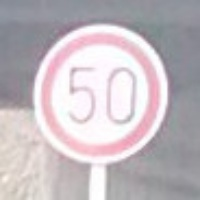
#> input picture extra-signs/1.jpg, 200 x 200 px; its folder holds only this picture in this run
$ jupyter execute --allow-errors Traffic_Sign_Classifier.ipynb   (shell and % lines are left out)
#> lines starting #> are read from the running program, lines starting #| are printed output that depends on the picture
# Self-Driving Car Engineer Nanodegree

## Deep Learning

## Project: Build a Traffic Sign Recognition Classifier

In this notebook, a template is provided for you to implement your functionality in stages, which is required to successfully complete this project. If additional code is required that cannot be included in the notebook, be sure that the Python code is successfully imported and included in your submission if necessary.

> **Note**: Once you have completed all of the code implementations, you need to finalize your work by exporting the iPython Notebook as an HTML document. Before exporting the notebook to html, all of the code cells need to have been run so that reviewers can see the final implementation and output. You can then export the notebook by using the menu above and navigating to  \n",
    "**File -> Download as -> HTML (.html)**. Include the finished document along with this notebook as your submission.

In addition to implementing code, there is a writeup to complete. The writeup should be completed in a separate file, which can be either a markdown file or a pdf document. There is a [write up template](https://github.com/udacity/CarND-Traffic-Sign-Classifier-Project/blob/master/writeup_template.md) that can be used to guide the writing process. Completing the code template and writeup template will cover all of the [rubric points](https://review.udacity.com/#!/rubrics/481/view) for this project.

The [rubric](https://review.udacity.com/#!/rubrics/481/view) contains "Stand Out Suggestions" for enhancing the project beyond the minimum requirements. The stand out suggestions are optional. If you decide to pursue the "stand out suggestions", you can include the code in this Ipython notebook and also discuss the results in the writeup file.

>**Note:** Code and Markdown cells can be executed using the **Shift + Enter** keyboard shortcut. In addition, Markdown cells can be edited by typically double-clicking the cell to enter edit mode.

---
## Step 0: Load The Data

[cell 1]
# Load pickled data
import pickle

# TODO: Fill this in based on where you saved the training and testing data

training_file = "./traffic-signs-data/train.p"
testing_file = "./traffic-signs-data/test.p"

#> (the rest of this cell did not finish here and is left out)

---

## Step 1: Dataset Summary & Exploration

The pickled data is a dictionary with 4 key/value pairs:

- `'features'` is a 4D array containing raw pixel data of the traffic sign images, (num examples, width, height, channels).
- `'labels'` is a 1D array containing the label/class id of the traffic sign. The file `signnames.csv` contains id -> name mappings for each id.
- `'sizes'` is a list containing tuples, (width, height) representing the the original width and height the image.
- `'coords'` is a list containing tuples, (x1, y1, x2, y2) representing coordinates of a bounding box around the sign in the image. **THESE COORDINATES ASSUME THE ORIGINAL IMAGE. THE PICKLED DATA CONTAINS RESIZED VERSIONS (32 by 32) OF THESE IMAGES**

Complete the basic data summary below. Use python, numpy and/or pandas methods to calculate the data summary rather than hard coding the results. For example, the [pandas shape method](http://pandas.pydata.org/pandas-docs/stable/generated/pandas.DataFrame.shape.html) might be useful for calculating some of the summary results.

### Provide a Basic Summary of the Data Set Using Python, Numpy and/or Pandas

[cell 2]
### Replace each question mark with the appropriate value.
### Use python, pandas or numpy methods rather than hard coding the results

import numpy as np
from sklearn.utils import shuffle
#> (the rest of this cell did not finish here and is left out)

### Include an exploratory visualization of the dataset

Visualize the German Traffic Signs Dataset using the pickled file(s). This is open ended, suggestions include: plotting traffic sign images, plotting the count of each sign, etc.

The [Matplotlib](http://matplotlib.org/) [examples](http://matplotlib.org/examples/index.html) and [gallery](http://matplotlib.org/gallery.html) pages are a great resource for doing visualizations in Python.

**NOTE:** It's recommended you start with something simple first. If you wish to do more, come back to it after you've completed the rest of the sections.

[cell 3]
### Data exploration visualization code goes here.
### Feel free to use as many code cells as needed.
import matplotlib.pyplot as plt
# Visualizations will be shown in the notebook.

import random
##plot traffic sign images
count_train = []
print("The dataset includes the following type of traffic signs:\n")
#> (the rest of this cell did not finish here and is left out)

----

## Step 2: Design and Test a Model Architecture

Design and implement a deep learning model that learns to recognize traffic signs. Train and test your model on the [German Traffic Sign Dataset](http://benchmark.ini.rub.de/?section=gtsrb&subsection=dataset).

There are various aspects to consider when thinking about this problem:

- Neural network architecture
- Play around preprocessing techniques (normalization, rgb to grayscale, etc)
- Number of examples per label (some have more than others).
- Generate fake data.

Here is an example of a [published baseline model on this problem](http://yann.lecun.com/exdb/publis/pdf/sermanet-ijcnn-11.pdf). It's not required to be familiar with the approach used in the paper but, it's good practice to try to read papers like these.

**NOTE:** The LeNet-5 implementation shown in the [classroom](https://classroom.udacity.com/nanodegrees/nd013/parts/fbf77062-5703-404e-b60c-95b78b2f3f9e/modules/6df7ae49-c61c-4bb2-a23e-6527e69209ec/lessons/601ae704-1035-4287-8b11-e2c2716217ad/concepts/d4aca031-508f-4e0b-b493-e7b706120f81) at the end of the CNN lesson is a solid starting point. You'll have to change the number of classes and possibly the preprocessing, but aside from that it's plug and play!

### Pre-process the Data Set (normalization, grayscale, etc.)

Use the code cell (or multiple code cells, if necessary) to implement the first step of your project.

[cell 4]
### Preprocess the data here. Preprocessing steps could include normalization, converting to grayscale, etc.
### Feel free to use as many code cells as needed.
import cv2

# grayscale and normalize brightness
def color2gray(img):
    out = cv2.cvtColor(img, cv2.COLOR_RGB2GRAY) #cv2.cvtColor(img,cv2.COLOR_RGB2YUV)
    clahe = cv2.createCLAHE(clipLimit=2.0, tileGridSize=(3,3))
    out = clahe.apply(out)
    return out

#> (the rest of this cell did not finish here and is left out)

### Split Data into Training, Validation and Testing Sets

[cell 5]
### Split the data into training/validation/testing sets here.
### Feel free to use as many code cells as needed.
from sklearn.model_selection import train_test_split
#> (the rest of this cell did not finish here and is left out)

### Model Architecture

[cell 6]
### Define your architecture here.
### Feel free to use as many code cells as needed.
import tensorflow as tf

# modified LeNet with feature number from "Traffic Sign Recognition with Multi-Scale Convolutional Networks"
# add dropout
# [76 lines left out: function LeNet, not called in this run]

### Train, Validate and Test the Model

A validation set can be used to assess how well the model is performing. A low accuracy on the training and validation
sets imply underfitting. A high accuracy on the test set but low accuracy on the validation set implies overfitting.

[cell 7]
### Train your model here.
### Calculate and report the accuracy on the training and validation set.
### Once a final model architecture is selected,
### the accuracy on the test set should be calculated and reported as well.
### Feel free to use as many code cells as needed.

# train parameters
EPOCHS = 20
BATCH_SIZE = 32
# Features and Labels #
#> (the rest of this cell did not finish here and is left out)

---

## Step 3: Test a Model on New Images

To give yourself more insight into how your model is working, download at least five pictures of German traffic signs from the web and use your model to predict the traffic sign type.

You may find `signnames.csv` useful as it contains mappings from the class id (integer) to the actual sign name.

### Load and Output the Images

[cell 8]
### Load the images and plot them here.
### Feel free to use as many code cells as needed.
import os, glob
# path for extra signs
ulpath = "extra-signs/"
# load the images
extra_img = []

for file in glob.glob(os.path.join(ulpath, "*.jpg")):
    img = cv2.imread(file, 1)
#> img is the input picture: shape (200, 200, 3); mean B, G, R 191.9, 186.5, 194.7
    img = cv2.resize(img, (32,32))
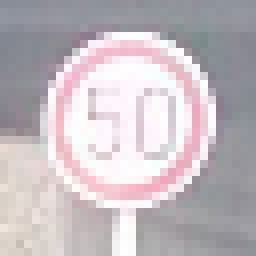
#> img: shape (32, 32, 3) (shown 8 times larger); mean B, G, R 191.8, 186.5, 194.7
    img = cv2.cvtColor(img, cv2.COLOR_BGR2RGB)
    extra_img.append(img)
    plt.imshow(img)
    plt.show()

### Predict the Sign Type for Each Image

[cell 9]
### Run the predictions here and use the model to output the prediction for each image.
### Make sure to pre-process the images with the same pre-processing pipeline used earlier.
### Feel free to use as many code cells as needed.
# label the extra signs
extra_y = np.array([16,2,35,25,33])
# preprocess the extra signs
extra_X = np.array([color2gray(i) for i in extra_img])
#> in color2gray, `out = cv2.cvtColor(img, cv2.COLOR_RGB2GRAY)`:
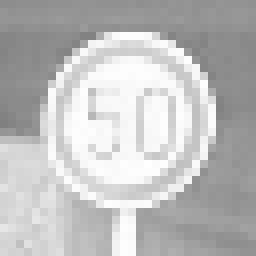
#> out: shape (32, 32) (shown 8 times larger); min 129, max 255, mean 189.5
#> in color2gray, `out = clahe.apply(out)`:
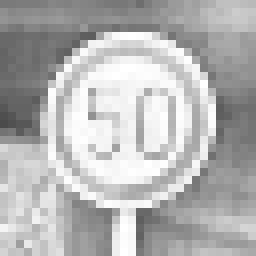
#> out: shape (32, 32) (shown 8 times larger); min 75, max 255, mean 180

$ run again, on extra-signs/3.jpg
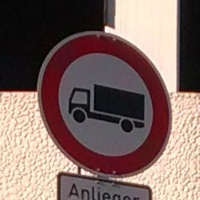
#> input picture extra-signs/3.jpg, 200 x 200 px
#> img is the input picture: shape (200, 200, 3); mean B, G, R 98.5, 103.6, 125.4
#> `img = cv2.resize(img, (32,32))`:
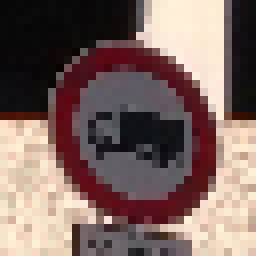
#> img: shape (32, 32, 3) (shown 8 times larger); mean B, G, R 97.7, 102.7, 124.8
#> in color2gray, `out = clahe.apply(out)`:
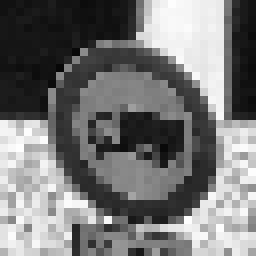
#> out: shape (32, 32) (shown 8 times larger); min 7, max 254, mean 118.7
